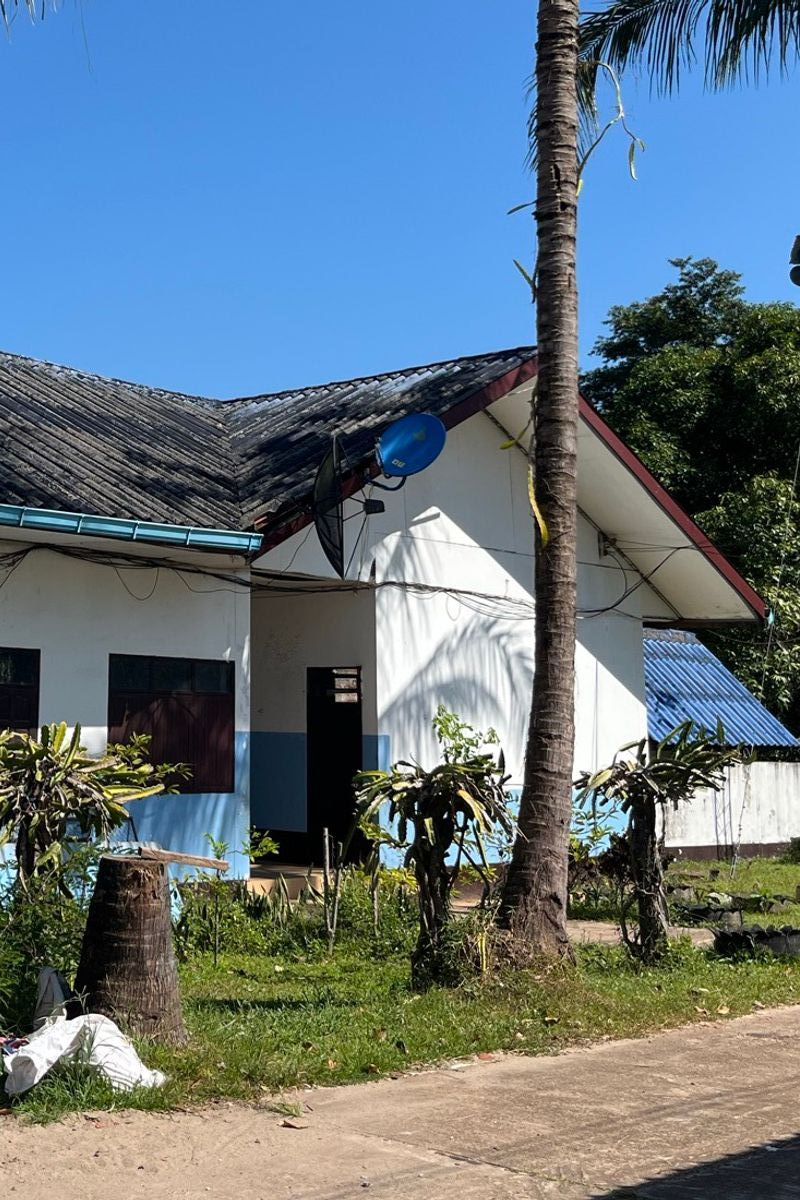
#> input picture tests/golden/fixtures/photo-exif6.jpg, 800 x 1200 px
$ python -i veil-bg.py   (imports and definitions only)
#> lines starting #> are read from the running program, lines starting #| are printed output that depends on the picture
#!/usr/bin/env python3
"""เกลี่ยม่านสว่างช่วงกลางภาพ (โซนที่วางรูป/ข้อความ) ให้ผ่าน check-bg โดยไม่แตะฉากล่างและลายมุมบนสุด
ใช้: python3 tools/veil-bg.py <in.png> <out.png> [strength|auto]"""
import sys
import numpy as np
from PIL import Image

def smooth(t):
    t = np.clip(t, 0, 1)
    return t * t * (3 - 2 * t)

def veil(src, dst, k=0.45):
    im = Image.open(src).convert('RGB')
    a = np.asarray(im).astype(np.float32)
    H, W = a.shape[:2]
    y = np.arange(H, dtype=np.float32) / H
    # ขึ้นจาก 0 ที่ 10% → เต็มที่ 20–54% → จางหายที่ 62% (ก่อนยอดจุดเด่น)
    alpha = k * smooth((y - 0.10) / 0.10) * (1 - smooth((y - 0.54) / 0.08))
    # สีม่าน = สีพื้นกลางภาพเดิมยกสว่างขึ้น (คงโทนธีม)
    mid = a[int(.30 * H):int(.50 * H), int(.3 * W):int(.7 * W)].reshape(-1, 3).mean(axis=0)
    tint = mid + (255 - mid) * 0.75
    out = a * (1 - alpha[:, None, None]) + tint * alpha[:, None, None]
    Image.fromarray(np.clip(out, 0, 255).astype(np.uint8)).save(dst)


def middle_stats(path):
    """ค่าเฉลี่ย/std ความสว่างโซน 15–59% ที่ 1024×1536 (เหมือน check-bg)"""
    a = np.asarray(Image.open(path).convert('RGB').resize((1024, 1536), Image.LANCZOS)).astype(np.float32)
    L = 0.299 * a[..., 0] + 0.587 * a[..., 1] + 0.114 * a[..., 2]
    z = L[round(.15 * 1536):round(.59 * 1536)]
    return float(z.mean()), float(z.std())


def auto(src, dst):
    """ม่านอ่อนที่สุดที่ทำให้โซนกลาง mean ≥ 217, std ≤ 13.5 (เผื่อจาก 215/14)"""
    for k in [0.0, 0.2, 0.3, 0.4, 0.45, 0.5, 0.55, 0.6, 0.65, 0.7, 0.75, 0.8]:
        veil(src, dst, k)
        m, s = middle_stats(dst)
        if m >= 217 and s <= 13.5:
            return k, m, s
    return k, m, s


# [5 lines not run here, left out]

>>> import cv2
>>> picture = cv2.imread('../tests/golden/fixtures/photo-exif6.jpg', cv2.IMREAD_GRAYSCALE)
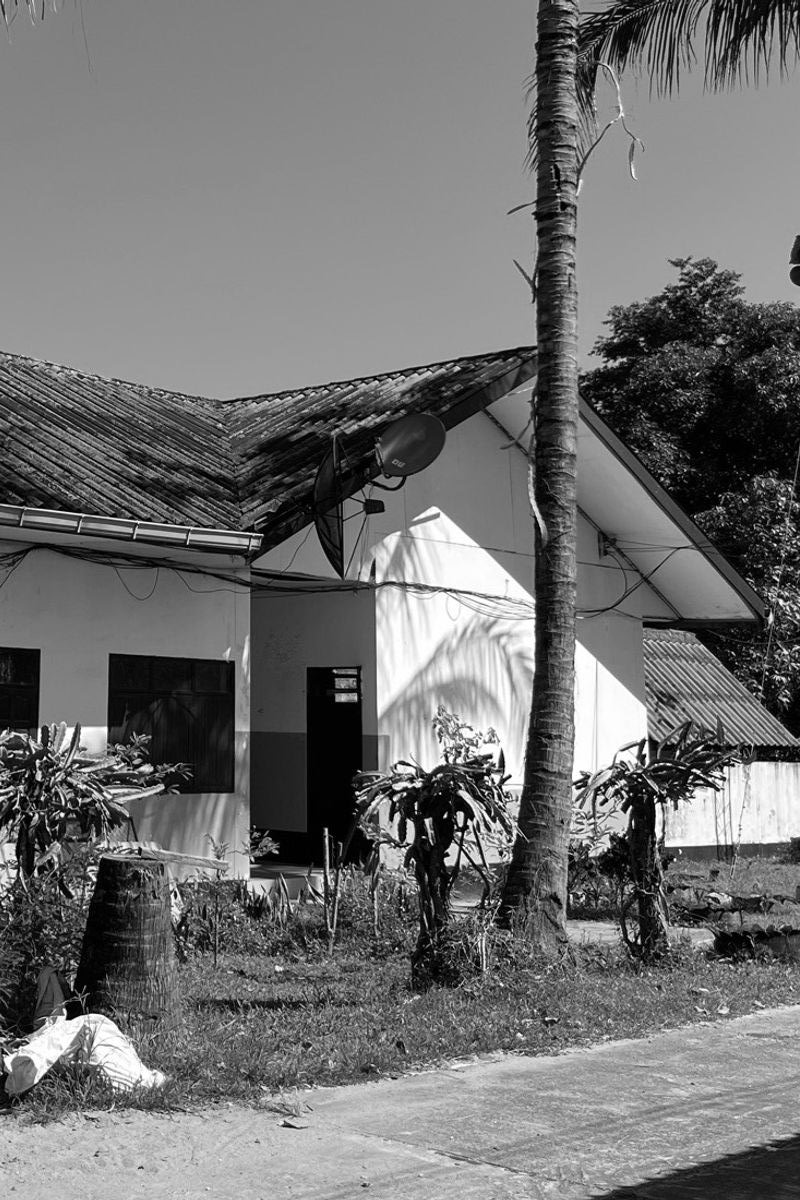
#> picture: shape (1200, 800); min 0, max 255, mean 112.8
>>> result = auto(picture, 'out.png')
#> (the run stopped early here; a loop or call above may not have finished)

$ run again, on tests/golden/fixtures/photo-square.jpg
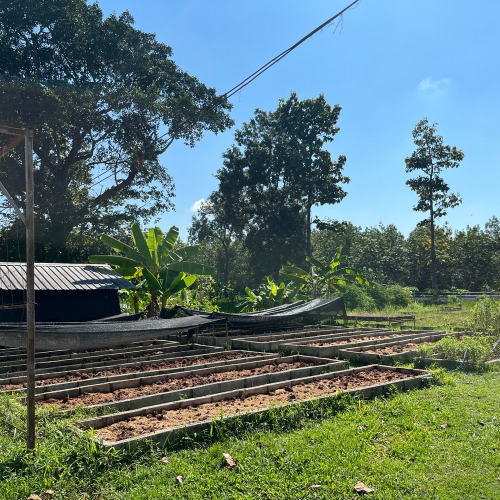
#> input picture tests/golden/fixtures/photo-square.jpg, 1000 x 1000 px (shown at 1/2 size)
#> `picture = cv2.imread('../tests/golden/fixtures/photo-exif6.jpg', cv2.I..`:
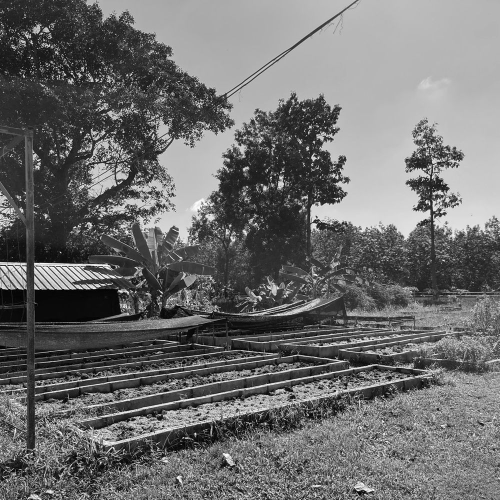
#> picture: shape (1000, 1000) (shown at 1/2 size); min 0, max 255, mean 109.5

$ run again, on tests/golden/fixtures/photo1.jpg
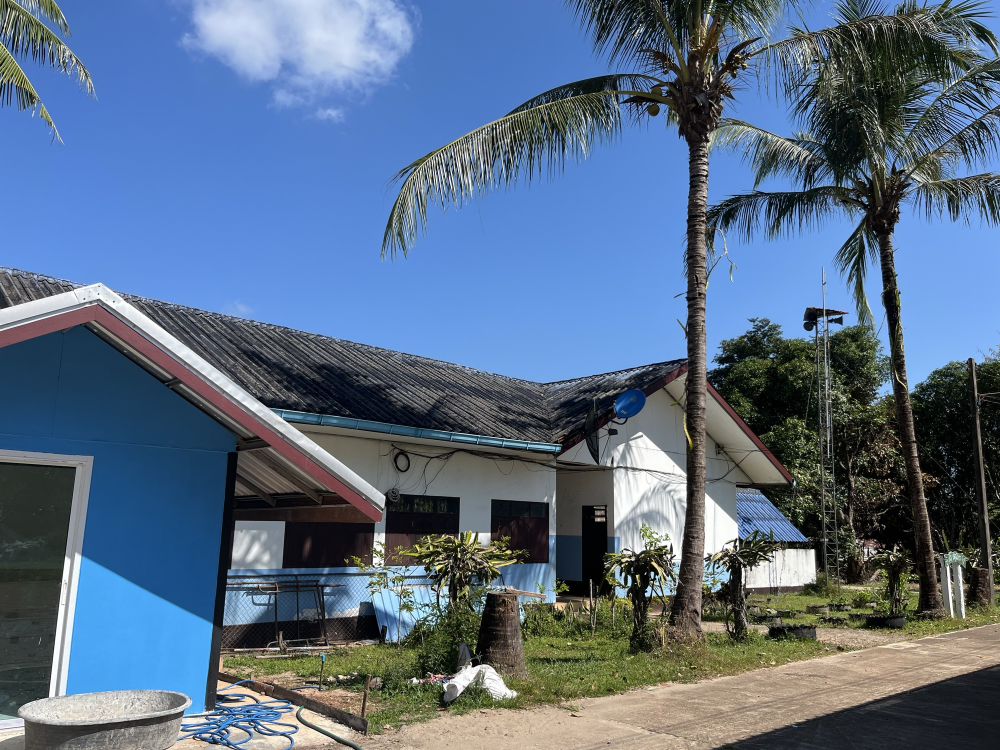
#> input picture tests/golden/fixtures/photo1.jpg, 2000 x 1500 px (shown at 1/2 size)
#> `picture = cv2.imread('../tests/golden/fixtures/photo-exif6.jpg', cv2.I..`:
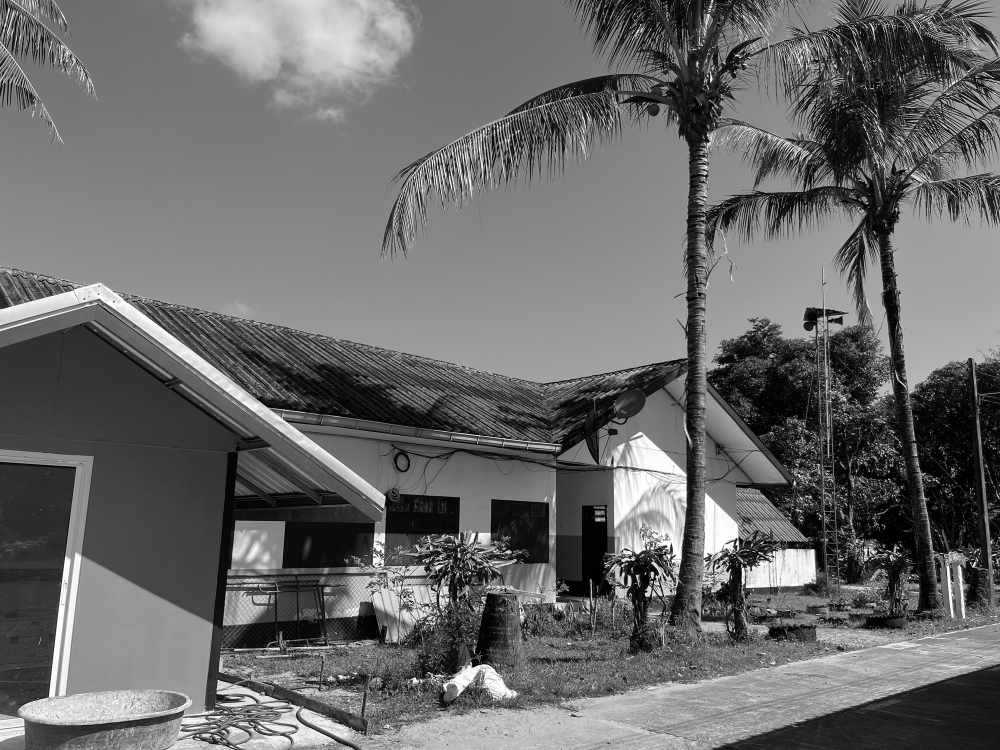
#> picture: shape (1500, 2000) (shown at 1/2 size); min 0, max 255, mean 106

$ run again, on tests/golden/fixtures/photo2.jpg
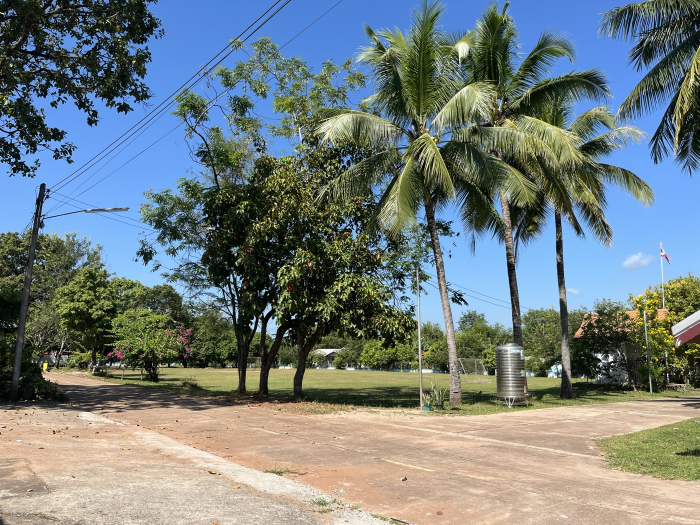
#> input picture tests/golden/fixtures/photo2.jpg, 1400 x 1050 px (shown at 1/2 size)
#> `picture = cv2.imread('../tests/golden/fixtures/photo-exif6.jpg', cv2.I..`:
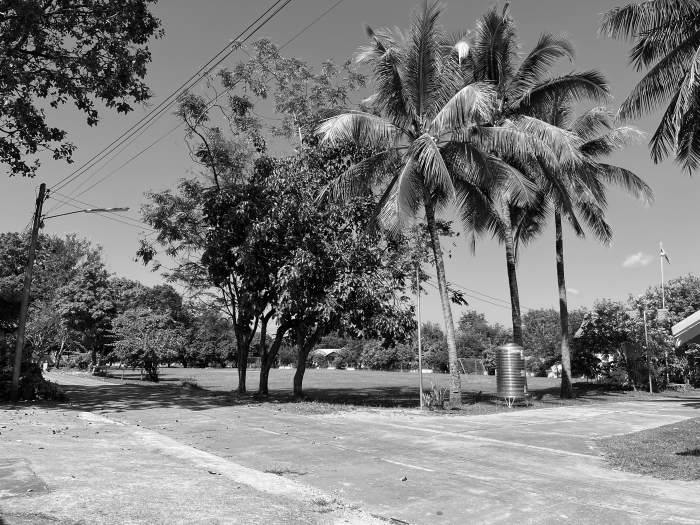
#> picture: shape (1050, 1400) (shown at 1/2 size); min 0, max 255, mean 123.8
